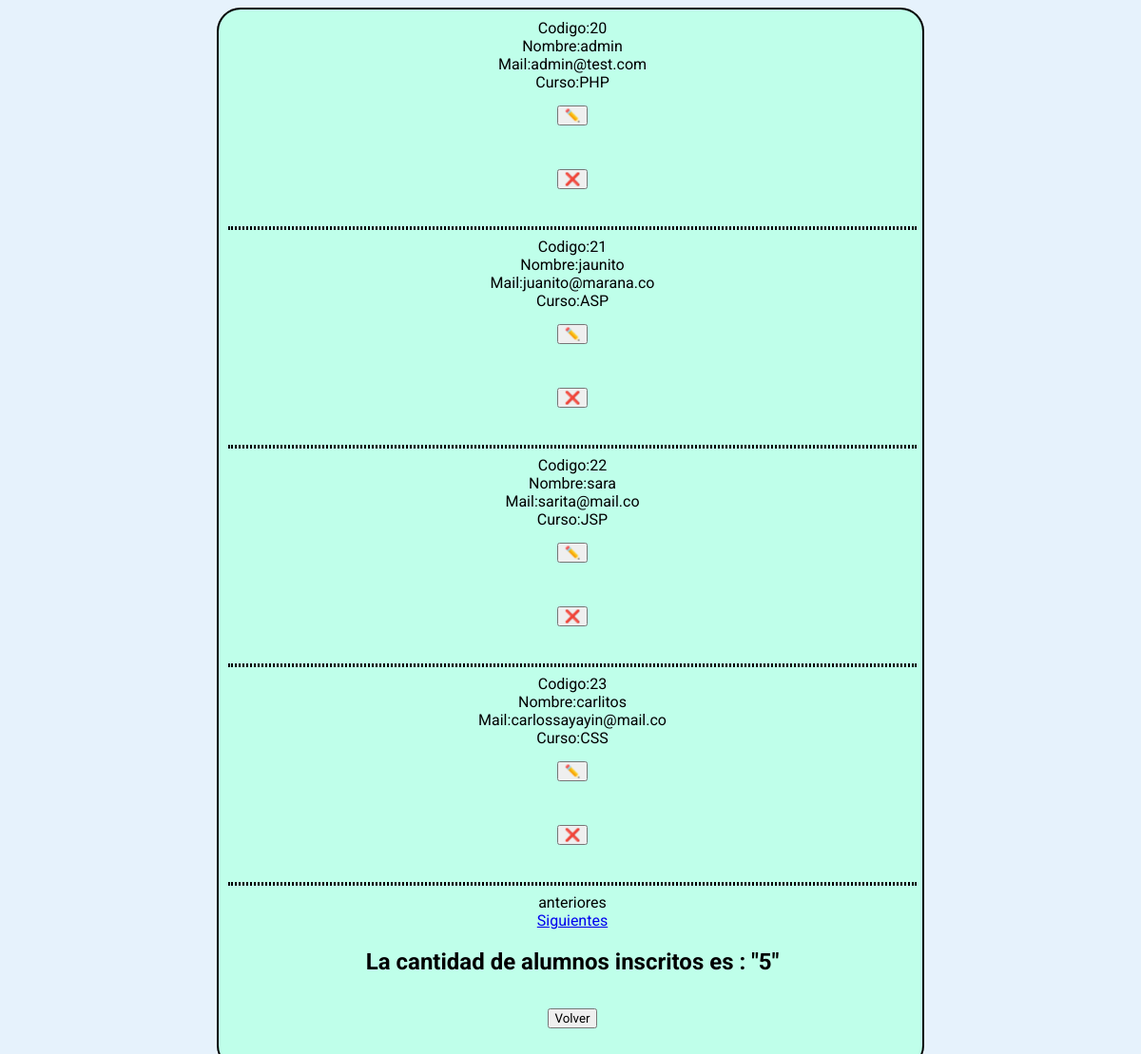
Page /PHP/Exercise01PHP/registroAlumnos.php on the committed database.
### tables this page shows
CREATE TABLE `alumnos` (
  `codigoAlum` int(10) UNSIGNED NOT NULL,
  `nombre` varchar(50) NOT NULL,
  `mail` varchar(60) NOT NULL,
  `keyword` varchar(10) DEFAULT NULL,
  `codCurso` int(10) UNSIGNED NOT NULL,
  `fechaNac` date DEFAULT NULL
);

CREATE TABLE `cursos` (
  `codigoCurso` int(10) UNSIGNED NOT NULL,
  `nombreCurso` varchar(50) NOT NULL
);

### PHP/Exercise01PHP/registroAlumnos.php (the view, shortened to what this page needs)
<?php
if (isset($_REQUEST['pos'])){
  $inicio = $_REQUEST['pos'];
}
else{
  $inicio = 0;
}
$page = 4
?>
<html>
<head>
  <link rel="stylesheet" href="../css/style00.css">
</head>
<body>
  <section class="tablas">
  <?php
  $conexion=retornarConexion();
  $registros = mysqli_query($conexion, "select alu.codigoAlum as
                                               codigo,
                                               nombre,
                                               mail,
                                               codCurso,
                                               cur.nombreCurso
		                                      from alumnos as alu
                                          inner join cursos as cur on cur.codigoCurso=alu.codCurso
                                          limit $inicio,$page") or
    die("Problemas en el select:" . mysqli_error($conexion));
  $impresos = 0;
  while ($reg = mysqli_fetch_array($registros)) {
    $impresos++;
    echo "Codigo:" . $reg['codigo'] . "<br>";
    echo "Nombre:" . $reg['nombre'] . "<br>";
    echo "Mail:" . $reg['mail'] . "<br>";
    echo "Curso:" . $reg['nombreCurso'] . "<br>";
    echo "<form action='updateDate.php' method='post'>
    <input type='hidden' name='oldCode' value='$reg[codigo]'>
    <input type='submit' value='✏️'>
    </form>";
    echo "<form action='deleteUser.php' method='get'>
    <input type='hidden' name='oldCode' value='$reg[codigo]'>
    <input type='submit' value='❌'>
    </form>";
    echo "<hr>";
  }
  if ($inicio == 0)
    echo "anteriores ";
  else {
    $anterior = $inicio - $page;
    echo "<a href=\"registroAlumnos.php?pos=$anterior\">Anteriores </a>";
  }
  if ($impresos == $page) {
    $proximo = $inicio + $page;
    echo "<a href=\"registroAlumnos.php?pos=$proximo\">Siguientes</a>";
  } else
    echo "siguientes";
  ?>
  <?php
    $conexionTblAlumn = mysqli_connect("localhost", "root", "", "php01taller") or
    die("Problemas con la conexión");
    $selectCount = mysqli_query($conexionTblAlumn, "select count(*) as cantidad from alumnos") or
    die("Problemas en el select:" . mysqli_error($conexion));
    $respCount=mysqli_fetch_array($selectCount);
    echo "<h2>La cantidad de alumnos inscritos es : \"$respCount[cantidad]\"</h2>";
  ?>
  <form action="../menu.php" method="post">
    <input type="submit" value="Volver">
  </form>
  </section>
</body>
</html>

### PHP/css/style00.css (style rules this page uses)
* { font-family: 'Roboto','sans-serif'; }
html { background-color: rgb(230, 242, 252); }
section { display: flex; flex-wrap: wrap; min-width: 400px; max-width: 720px; text-align: center; justify-items: auto; background-color: midnightblue; border: solid 2px rgb(0, 0, 0); border-radius: 25px ; margin: 0 auto; padding: 10px; }
input { margin: 15px; }
section.tablas { background-color: rgb(191, 255, 234); display:felx; flex-direction: column; }
hr { border: solid black 2px; width: 100%; border-style: dotted; }

### rows in the picture
alumnos: codigoAlum "20", nombre "admin", mail "admin@test.com", codCurso.nombreCurso "PHP"
alumnos: codigoAlum "21", nombre "jaunito", mail "juanito@marana.co", codCurso.nombreCurso "ASP"
alumnos: codigoAlum "22", nombre "sara", mail "sarita@mail.co", codCurso.nombreCurso "JSP"
alumnos: codigoAlum "23", nombre "carlitos", mail "carlossayayin@mail.co", codCurso.nombreCurso "CSS"

### other values in the picture
$respCount[cantidad] "5"
